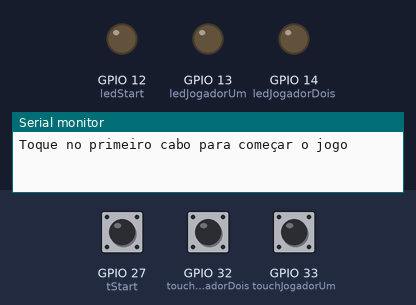
Simulated run of this sketch. Board: ESP32. On the bench: output pins drawn as LEDs (lit = HIGH), the last lines printed to the serial monitor. Dashed ring = blinking. The test bench sets the inputs (shaded band); at power-on: GPIO 27 (tStart) HIGH, GPIO 32 (touchJogadorDois) HIGH, GPIO 33 (touchJogadorUm) HIGH.

Above: at 2.2 s.
2.3 s: GPIO 27 (tStart) pulled LOW for 1.2 s
At 7.0 s:
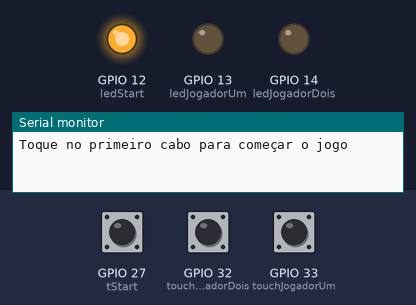
7.5 s: GPIO 32 (touchJogadorDois) pulled LOW for 1.2 s
At 8.2 s:
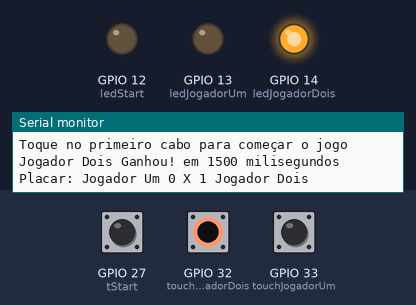
10.2 s: GPIO 27 (tStart) pulled LOW for 3.2 s
At 11.9 s:
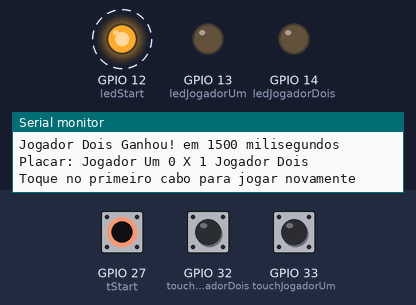
14.9 s: GPIO 33 (touchJogadorUm) pulled LOW for 1.2 s
At 16.2 s:
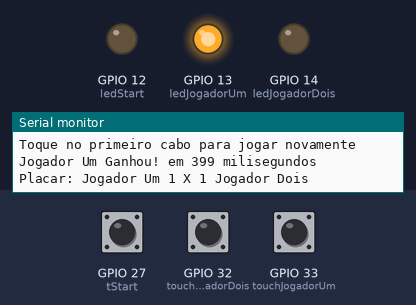
17.6 s: GPIO 27 (tStart) driven LOW and GPIO 32 (touchJogadorDois) driven LOW and GPIO 33 (touchJogadorUm) driven LOW
At 19.2 s:
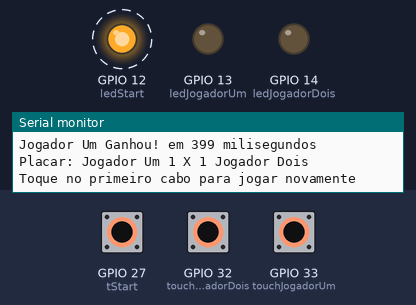
21.6 s: GPIO 32 (touchJogadorDois) driven HIGH
At 22.7 s:
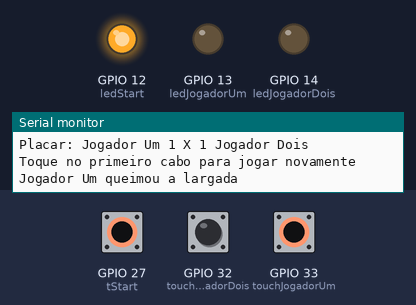
Timing chart, 0 to 24.4 s (numbered marks = the images above; inputs shaded):
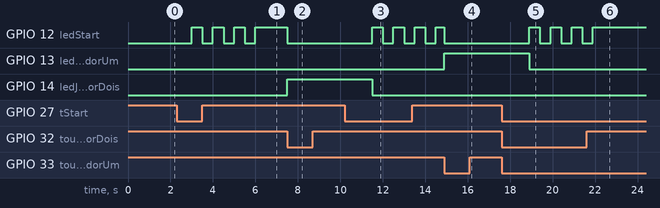

The sketch:

experimento.ino
```cpp
#define tStart 27
#define touchJogadorUm 33
#define touchJogadorDois 32

#define ledStart 12
#define ledJogadorUm 13
#define ledJogadorDois 14

int scoreJogadorUm = 0, scoreJogadorDois = 0;
bool jogadorUmQueimou = false, jogadorDoisQueimou = false;

void setup() {
  Serial.begin(115200);
  delay(1000);
  //Serial.println("ESP Touch Test");
  pinMode(ledStart, OUTPUT);
  pinMode(ledJogadorUm, OUTPUT);
  pinMode(ledJogadorDois, OUTPUT);
  Serial.println("Toque no primeiro cabo para começar o jogo");
}

void loop() {
  if (touchRead(tStart) <= 20) {
    rodada();
  }
  delay(1000);
}


void ledPulse(int LED_PIN, int tempo, int piscadas) {
  digitalWrite(LED_PIN, LOW);
  int cycle = tempo / piscadas / 2;
  for (int i = 0; i < piscadas; i++) {
    digitalWrite(LED_PIN, HIGH);
    delay(cycle);
    digitalWrite(LED_PIN, LOW);
    delay(cycle);
  }
  digitalWrite(LED_PIN, HIGH);
}

void rodada() {
  jogadorUmQueimou = false;
  jogadorDoisQueimou = false;
  digitalWrite(ledJogadorUm, LOW);
  digitalWrite(ledJogadorDois, LOW);
  int pulseTime = 3000;
  bool jogadorUmGanhou;
  int tempoFinal = 0;
  ledPulse(ledStart, pulseTime, 3);
  int tempoInicial = millis();

  //para evitar queimar a largada
  if (touchRead(touchJogadorUm) <= 20) {
    jogadorUmQueimou = true;
    Serial.println("Jogador Um queimou a largada");
  }
  if (touchRead(touchJogadorDois) <= 20) {
    jogadorDoisQueimou = true;
    Serial.println("Jogador Dois queimou a largada");
  }

  while (true) {
    if ((touchRead(touchJogadorUm) <= 20) and !jogadorUmQueimou) {
      digitalWrite(ledJogadorUm, HIGH);
      jogadorUmGanhou = true;
      scoreJogadorUm++;
      break;
    }
    if ((touchRead(touchJogadorDois) <= 20) and !jogadorDoisQueimou) {
      digitalWrite(ledJogadorDois, HIGH);
      jogadorUmGanhou = false;
      scoreJogadorDois++;
      break;
    }
    if (jogadorUmQueimou and jogadorDoisQueimou) {
      break;
    }
  }
  tempoFinal = millis();
  digitalWrite(ledStart, LOW);
  if (jogadorUmQueimou and jogadorDoisQueimou) {
    Serial.println("Ambos os jogadores queimaram a largada");
  }
  else if (jogadorUmGanhou ) {
    Serial.print("Jogador Um Ganhou! ");
    Serial.println("em " + String(tempoFinal - tempoInicial) + " milisegundos");
  }
  else{
    Serial.print("Jogador Dois Ganhou! ");
    Serial.println("em " + String(tempoFinal - tempoInicial) + " milisegundos");
  }

  Serial.println("Placar: Jogador Um " + String(scoreJogadorUm) + " X " + String(scoreJogadorDois) + " Jogador Dois");
  delay(3000);
  Serial.println("Toque no primeiro cabo para jogar novamente");

}
```

Measured:
- after the input at 2.3 s, GPIO 12 (ledStart): alternates HIGH for 0.50 s and LOW for 0.50 s, 7 changes in all, then stays HIGH, starting after 0.70 s
- after the input at 7.5 s, GPIO 12 (ledStart): HIGH → LOW at once; GPIO 14 (ledJogadorDois): LOW → HIGH at once
- after the input at 10.2 s, GPIO 12 (ledStart): alternates HIGH for 0.50 s and LOW for 0.50 s, starting after 1.3 s; GPIO 14 (ledJogadorDois): HIGH → LOW after 1.3 s
- after the input at 14.9 s, GPIO 12 (ledStart): HIGH → LOW at once; GPIO 13 (ledJogadorUm): LOW → HIGH at once
- after the input at 17.6 s, GPIO 12 (ledStart): alternates HIGH for 0.50 s and LOW for 0.50 s, starting after 1.3 s; GPIO 13 (ledJogadorUm): HIGH → LOW after 1.3 s
- after the input at 21.6 s, GPIO 12 (ledStart): LOW → HIGH after 0.30 s
